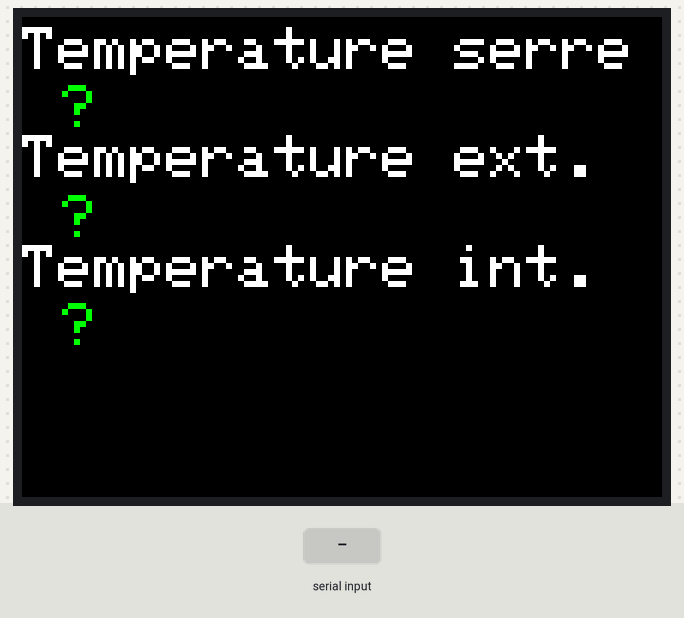
A sketch run on a simulated Arduino Uno, built with avr-gcc and run on an emulated ATmega328P. Shown: 320×240 colour display. Inputs (shaded band) come from the test bench.

Above: at 1.5 s.
1.6 s: "90;45;200\n" received over Serial
At 3.4 s:
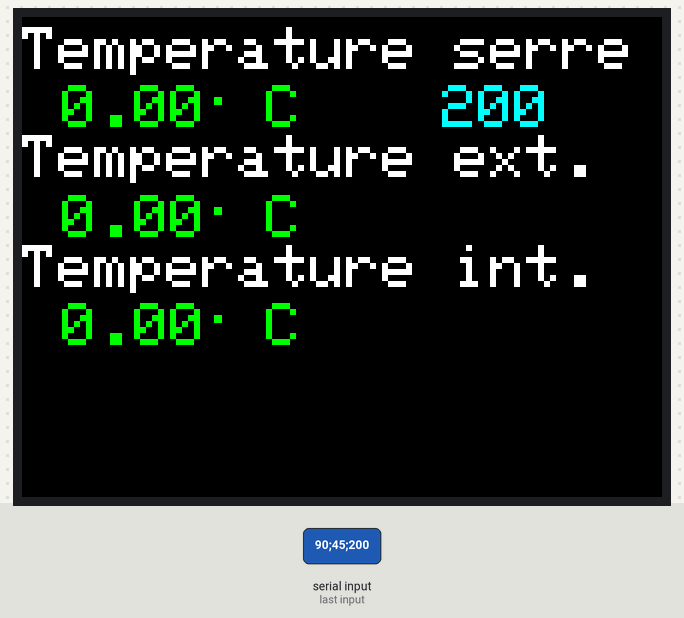
4.2 s: "30;150;10\n" received over Serial
At 6.5 s:
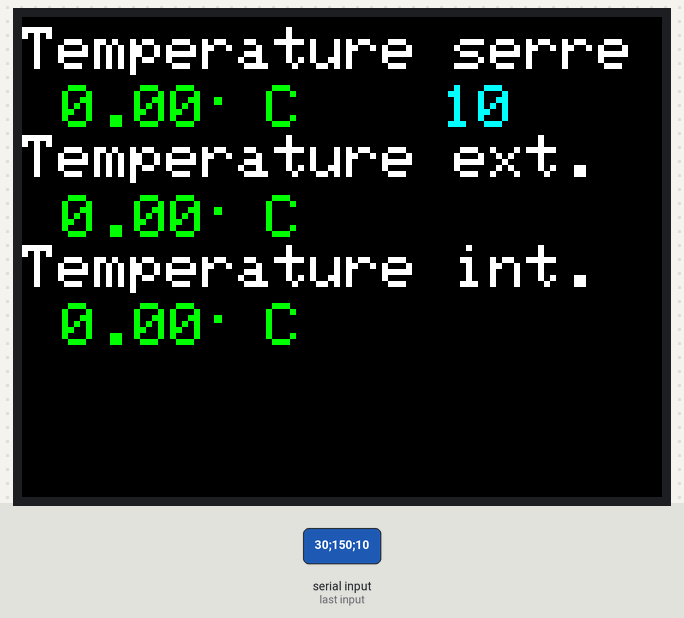
Timing chart, 0 to 8.0 s (numbered marks = the images above; inputs shaded):
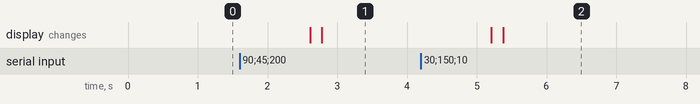

Measured:
- after the input at 1.6 s, the display: first changes after 1.0 s (image 1 shows a later state)
- after the input at 4.2 s, the display: first changes after 1.0 s (image 2 shows a later state)

The sketch:

lcd_display.ino
```cpp
#include <Adafruit_GFX.h>
#include <Adafruit_TFTLCD.h>

#define LCD_CS A3 // Chip Select goes to Analog 3
#define LCD_CD A2 // Command/Data goes to Analog 2
#define LCD_WR A1 // LCD Write goes to Analog 1
#define LCD_RD A0 // LCD Read goes to Analog 0

#define LCD_RESET A4

// Assign human-readable names to some common 16-bit color values:
#define	BLACK   0x0000
#define	BLUE    0x001F
#define	RED     0xF800
#define	GREEN   0x07E0
#define CYAN    0x07FF
#define MAGENTA 0xF81F
#define YELLOW  0xFFE0
#define WHITE   0xFFFF

#define SENSOR_OWR_TMP_1 3
#define SENSOR_OWR_TMP_2 4
#define SENSOR_DHT_TMP_1 2
#define SENSOR_DHT_RHY_1 1

Adafruit_TFTLCD tft(LCD_CS, LCD_CD, LCD_WR, LCD_RD, LCD_RESET);

float greenhouseTemperature = -127;
String greenhouseTemperatureDate = "01/01/1971 00:00";

float outdoorTemperature = -127;
String outdoorTemperatureDate = "01/01/1971 00:00";

float greenhouseHumidity = -127;
String greenhouseHumidityDate = "01/01/1971 00:00";

float indoorTemperature = -127;
String indoorTemperatureDate = "01/01/1971 00:00";

void setup(void) {
  Serial.begin(9600);
  tft.reset();
  uint16_t identifier = tft.readID();
  tft.begin(identifier);
  tft.setRotation(3);
  tft.fillScreen(BLACK);
  printMeasures("initialization");

}

void loop(void) {
  String message = Serial.readString();

   if (!message.equals("")) {

    greenhouseHumidityDate = String(getValue(message, ';', 0));
    greenhouseHumidity =  String(getValue(message, ';', 1)).toFloat();

    greenhouseTemperatureDate =  String(getValue(message, ';', 2));
    greenhouseTemperature =  String(getValue(message, ';', 3)).toFloat();

    outdoorTemperatureDate = String(getValue(message, ';', 4));
    outdoorTemperature = String(getValue(message, ';', 5)).toFloat();

    indoorTemperatureDate = String(getValue(message, ';', 6));
    indoorTemperature = String(getValue(message, ';', 7)).toFloat();


    tft.fillScreen(BLACK);
    printMeasures(message);
  }
}

String getValue(String data, char separator, int index)
{
    int found = 0;
    int strIndex[] = { 0, -1 };
    int maxIndex = data.length() - 1;

    for (int i = 0; i <= maxIndex && found <= index; i++) {
        if (data.charAt(i) == separator || i == maxIndex) {
            found++;
            strIndex[0] = strIndex[1] + 1;
            strIndex[1] = (i == maxIndex) ? i+1 : i;
        }
    }
    return found > index ? data.substring(strIndex[0], strIndex[1]) : "";
}

void printMeasures(String message)
{
  int cursorMargin = 5;

  tft.fillScreen(BLACK);
  tft.setTextColor(WHITE);
  tft.setCursor(0, cursorMargin);
  tft.setTextColor(WHITE);  tft.setTextSize(3);
  tft.println("Temperature serre");
  cursorMargin += 29;
  tft.setCursor(20, cursorMargin);
  tft.setTextColor(GREEN); tft.setTextSize(3);
  if (greenhouseTemperature == -127) {
    tft.println("?");
  } else {
    tft.print(greenhouseTemperature);
    tft.setTextSize(2);
    tft.print(char(248));
    tft.setTextSize(3);
    tft.print(" C    ");
    tft.setTextColor(CYAN);
     tft.setCursor(210, cursorMargin);

    tft.println(greenhouseTemperatureDate);

  }
  cursorMargin += 25;
  tft.setCursor(0, cursorMargin);
  tft.setTextColor(WHITE);  tft.setTextSize(3);
  tft.println("Temperature ext.");

  cursorMargin += 30;
  tft.setCursor(20, cursorMargin);
  tft.setTextColor(GREEN); tft.setTextSize(3);
  if (outdoorTemperature == -127) {
    tft.println("?");
  } else {
    tft.print(outdoorTemperature);
    tft.setTextSize(2);
    tft.print(char(248));
    tft.setTextSize(3);
    tft.print(" C    ");
    tft.setTextColor(CYAN);
    tft.setCursor(210, cursorMargin);
    tft.println(outdoorTemperatureDate);
  }

  cursorMargin += 25;
  tft.setCursor(0, cursorMargin);
  tft.setTextColor(WHITE);  tft.setTextSize(3);
  tft.println("Temperature int.");

   cursorMargin += 29;
  tft.setCursor(20, cursorMargin);
  tft.setTextColor(GREEN); tft.setTextSize(3);
  if (indoorTemperature == -127) {
    tft.println("?");
  } else {
    tft.print(indoorTemperature);
    tft.setTextSize(2);
    tft.print(char(248));
    tft.setTextSize(3);
    tft.print(" C    ");
    tft.setTextColor(CYAN);
    tft.setCursor(210, cursorMargin);
    tft.println(indoorTemperatureDate);
  }

}
```
